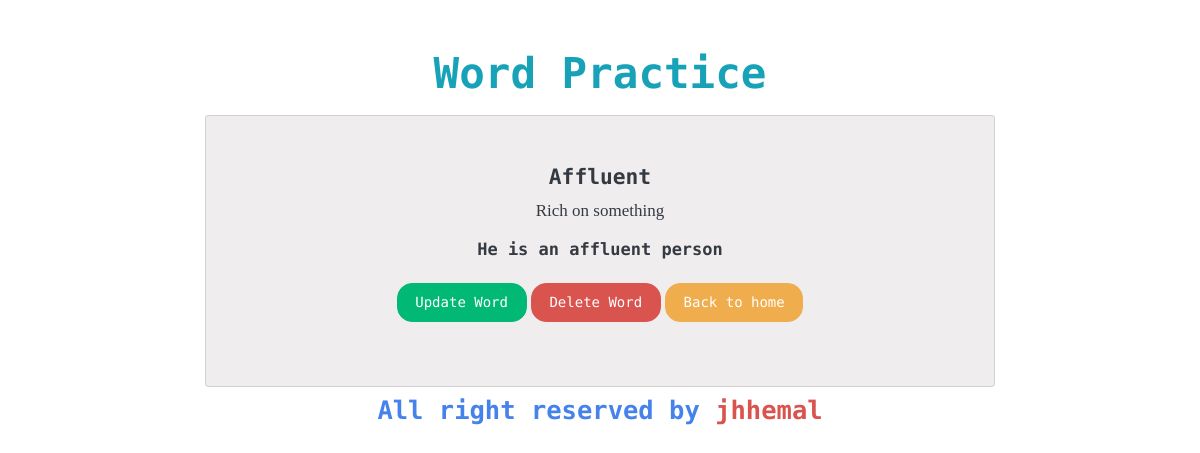
Page /word/2/detail on the committed database.
### word/models.py (models this page shows)
class Word(models.Model):
    word = models.CharField(max_length=50)
    meaning = models.CharField(max_length=100)
    sentance = models.TextField()

### word/views.py (the view)
# urls.py: path('word/<int:pk>/detail', WordDetailView.as_view(), name='detail-word'),
class WordDetailView(DetailView):
    model = Word
    template_name = 'word/detail.html'
    context_object_name = 'word'

### word/templates/word/detail.html
{% extends 'word/base.html' %}
{% block content %}
    <div class="text-center">
        <h5>{{ word.word }}</h5>
        <p>{{ word.meaning }}</p>
        <h6>{{ word.sentance }}</h6>
    </div>
    <p class="text-center mt-3">
        <a href="{% url 'update-word' word.pk %}" class="btn btn-success">Update Word</a>
        <a href="{% url 'update-word' word.pk %}" class="btn btn-danger">Delete Word</a>
        <a href="{% url 'home' %}" class="btn btn-warning">Back to home</a>
    </p>
{% endblock content %}

### rows in the picture
Word: word "Affluent", meaning "Rich on something", sentance "He is an affluent person"
